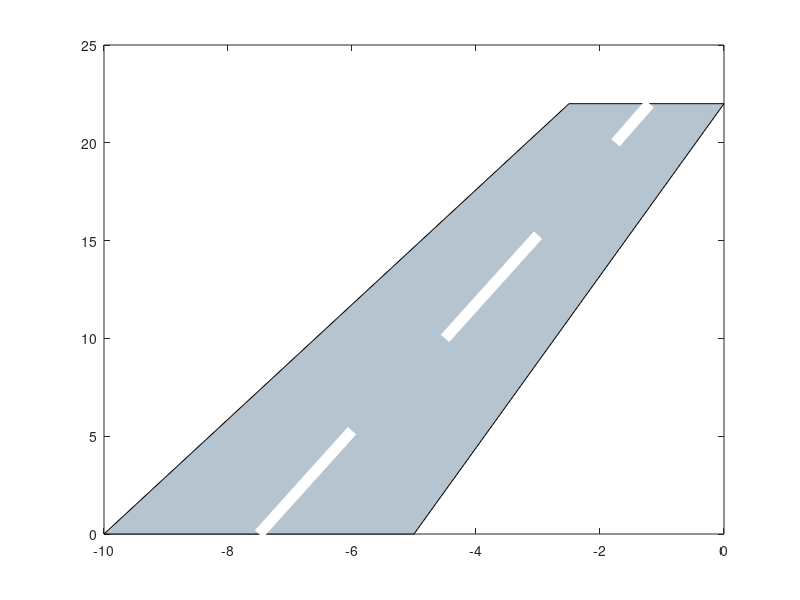

Write the MATLAB code that produced this figure.
clc;

% x1 = [20 15 10 5 0];
% y1 = [20 15 15 5 0];
% xi = 20:-0.01:0;
% yi = interp1(x1,y1,xi,'spline');
% xi = [xi 20 20];
% yi = [yi 0 20];
% plot(xi,yi,"Color",'k');
% fill(xi,yi,[0 1 0])

xlim([-10 20]);
ylim([0 22]);
x_road = [-10 -2.5  0 -5];
y_road = [  0   22 22  0];
fill(x_road, y_road, [0.7137 0.7686 0.8117]);
l1 = line([-7.5 -6], [0 5.28]);
set(l1, 'Color', [1 1 1], 'LineWidth', 8)
l2 = line([-4.5 -3], [10 15.28]);
set(l2, 'Color', [1 1 1], 'LineWidth', 8)
l3 = line([-1.75 -1.2], [20 22]);
set(l3, 'Color', [1 1 1], 'LineWidth', 8)
